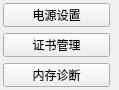
             <widget class="QWidget" name="scrollAreaWidgetContents_14">
              <property name="geometry">
               <rect>
                <x>0</x>
                <y>0</y>
                <width>119</width>
                <height>90</height>
               </rect>
              </property>
              <layout class="QFormLayout" name="formLayout_14">
               <property name="leftMargin">
                <number>3</number>
               </property>
               <property name="topMargin">
                <number>3</number>
               </property>
               <property name="rightMargin">
                <number>3</number>
               </property>
               <property name="bottomMargin">
                <number>3</number>
               </property>
               <item row="0" column="0">
                <widget class="QPushButton" name="powerBtn">
                 <property name="minimumSize">
                  <size>
                   <width>107</width>
                   <height>23</height>
                  </size>
                 </property>
                 <property name="text">
                  <string>电源设置</string>
                 </property>
                 <property name="icon">
                  <iconset resource="maintools.qrc">
                   <normaloff>:/maintools/powercfg.ico</normaloff>:/maintools/powercfg.ico</iconset>
                 </property>
                </widget>
               </item>
               <item row="1" column="0">
                <widget class="QPushButton" name="certBtn">
                 <property name="minimumSize">
                  <size>
                   <width>107</width>
                   <height>23</height>
                  </size>
                 </property>
                 <property name="text">
                  <string>证书管理</string>
                 </property>
                 <property name="icon">
                  <iconset resource="maintools.qrc">
                   <normaloff>:/maintools/certmgr.ico</normaloff>:/maintools/certmgr.ico</iconset>
                 </property>
                </widget>
               </item>
               <item row="2" column="0">
                <widget class="QPushButton" name="RAMBtn">
                 <property name="minimumSize">
                  <size>
                   <width>107</width>
                   <height>23</height>
                  </size>
                 </property>
                 <property name="text">
                  <string>内存诊断</string>
                 </property>
                 <property name="icon">
                  <iconset resource="maintools.qrc">
                   <normaloff>:/maintools/RAM.png</normaloff>:/maintools/RAM.png</iconset>
                 </property>
                </widget>
               </item>
              </layout>
             </widget>
